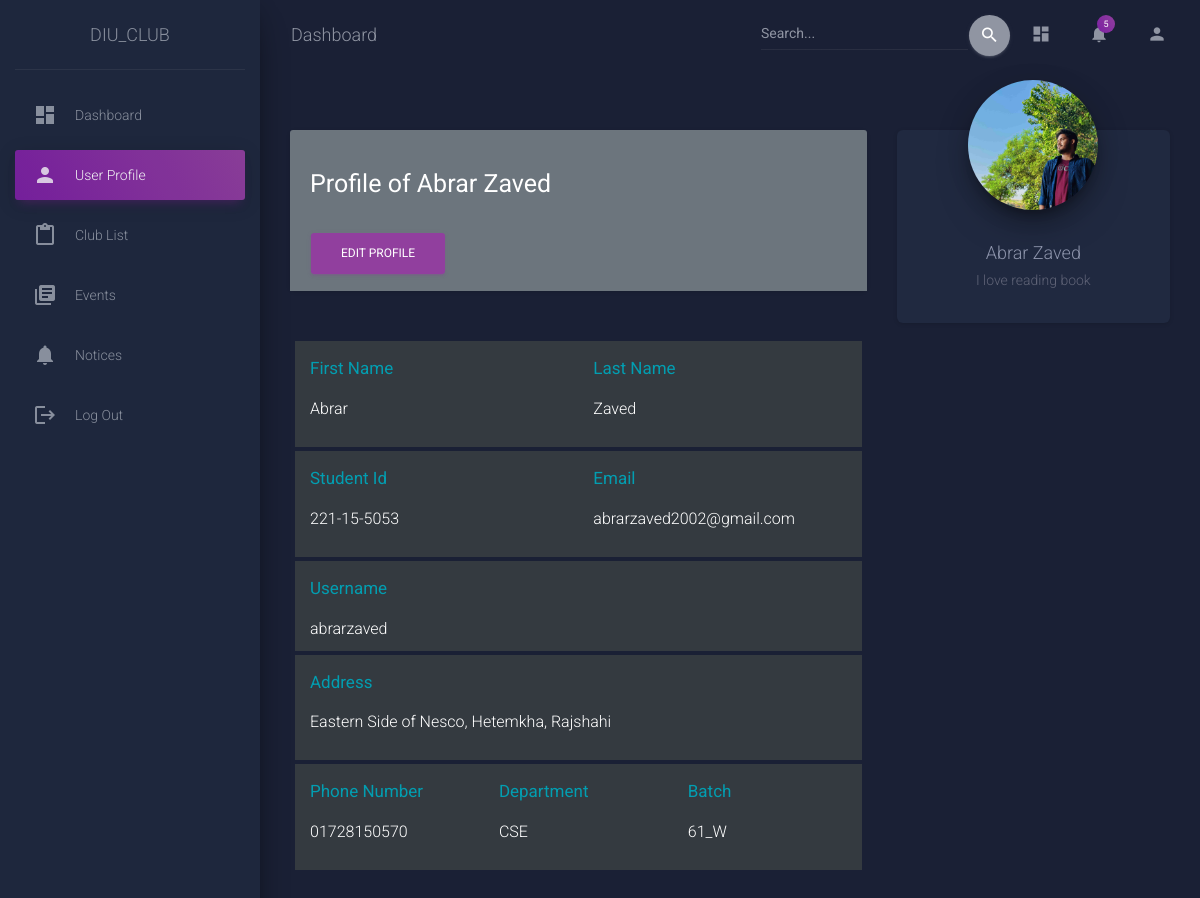
The page /user_profile (signed in) on the database its author committed.
### authentication/models.py (models this page shows, shortened)
class Student(models.Model):
    user = models.OneToOneField(User, on_delete=models.CASCADE,default=User)
    first_name = models.CharField(max_length=30,blank=False)
    last_name = models.CharField(max_length=30,blank=False)
    profile_pic = models.ImageField(upload_to='profile_pic',blank=True,default='profile_pic/new_logo.png')
    student_id = models.CharField(max_length=20,unique=True,blank=False)
    email = models.EmailField(unique=True)
    dept = models.CharField(max_length=30,blank=False)
    phone_number = models.CharField(max_length=15,unique=True,blank=False)
    batch = models.CharField(max_length=5,blank=False)
    address = models.CharField(max_length=70,blank=False)
    about_you = models.CharField(max_length=250, blank=True, null=True)

### authentication/views.py (the view)
# urls.py: path('user_profile', auth_view.user_profile,name='profile'),
def user_profile(request):
    students = Student.objects.filter(user=request.user)
    return render(request,'authentication/user.html',{"students":students})

### templates/authentication/user.html (shortened to what this page needs)
{% load static %}
<!DOCTYPE html>
<html lang="en">
<head>
  <link rel="stylesheet" href="https://maxcdn.bootstrapcdn.com/font-awesome/latest/css/font-awesome.min.css">
  <link href="{% static 'css/assets/demo/demo.css' %}" rel="stylesheet" />
  <link href="{% static 'css/assets/css/material-dashboard.css' %}" rel="stylesheet" />
</head>
<body class="dark-edition">
  <div class="wrapper">
    <div class="sidebar" data-color="purple" data-background-color="black" data-image="css/assets/img/sidebar-2.jpg">
      <div class="logo"><a href="http://www.creative-tim.com" class="simple-text logo-normal">
          DIU_CLUB
        </a></div>
      <div class="sidebar-wrapper">
        <ul class="nav">
          <li class="nav-item   ">
            <a class="nav-link" href="{% url 'dashboard' %}">
              <i class="material-icons">dashboard</i>
              <p>Dashboard</p>
            </a>
          </li>
          <li class="nav-item active">
            <a class="nav-link" href="{% url 'profile' %}">
              <i class="material-icons">person</i>
              <p>User Profile</p>
            </a>
          </li>
          <li class="nav-item ">
            <a class="nav-link" href="{% url 'club' %}">
              <i class="material-icons">content_paste</i>
              <p>Club List</p>
            </a>
          </li>
            <li class="nav-item ">
              <a class="nav-link" href="{% url 'event' %}">
                <i class="material-icons">library_books</i>
                <p>Events</p>
              </a>
            </li>
            <li class="nav-item ">
              <a class="nav-link" href="{% url 'notice' %}">
                <i class="material-icons">notifications</i>
                <p>Notices</p>
              </a>
            </li>
          <li class="nav-item ">
            <a class="nav-link" href="{% url 'logout' %}">
              <i class="material-icons">logout</i>
              <p>Log Out</p>
            </a>
          </li>
        </ul>
      </div>
    </div>
    <div class="main-panel">
      <nav class="navbar navbar-expand-lg navbar-transparent navbar-absolute fixed-top " id="navigation-example">
        <div class="container-fluid">
          <div class="navbar-wrapper">
            <a class="navbar-brand" href="javascript:void(0)">Dashboard</a>
          </div>
          <div class="collapse navbar-collapse justify-content-end">
            <form class="navbar-form">
              <div class="input-group no-border">
                <input type="text" value="" class="form-control" placeholder="Search...">
                <button type="submit" class="btn btn-default btn-round btn-just-icon">
                  <i class="material-icons">search</i>
                  <div class="ripple-container"></div>
                </button>
              </div>
            </form>
            <ul class="navbar-nav">
              <li class="nav-item">
                <a class="nav-link" href="{% url 'dashboard' %}">
                  <i class="material-icons">dashboard</i>
                </a>
              </li>
              <li class="nav-item dropdown">
                <a class="nav-link" href="javscript:void(0)" id="navbarDropdownMenuLink" data-toggle="dropdown" aria-haspopup="true" aria-expanded="false">
                  <i class="material-icons">notifications</i>
                  <span class="notification">5</span>
                </a>
              </li>
              <li class="nav-item">
                <a class="nav-link" href="{% url 'profile' %}">
                  <i class="material-icons">person</i>
                </a>
              </li>
            </ul>
          </div>
        </div>
      </nav>
      <div class="content">
        <div class="container-fluid">
          <div class="row">
            {% for student in students  %}
            <div class="col-md-8">
              <div class="card">
                  <div class="card-header bg-secondary">
                    <br><h3 class="card-title text-white"><strong>Profile of {{student.user.get_full_name}}</strong></h3><br>
                      <div>
                        <a href="{% url 'user_edit' student.id %}" class="btn btn-primary">Edit Profile</a>
                      </div>
                  </div>
                </div>
                <div class="card-body">
                  <div>
                    <div class="row row mb-1 bg-dark text-white">
                      <div class="col-md-6">
                        <div class="form-group">
                          <p><strong><h5 class="text-info">First Name</h5></strong></p>
                          <p>{{student.first_name}}</p>
                        </div>
                      </div>
                      <div class="col-md-6">
                        <div class="form-group">
                          <p><strong><h5 class="text-info">Last Name</h5></strong></p>
                          <p>{{student.last_name}}</p>
                        </div>
                      </div>
                    </div>
                    <div class="row mb-1 bg-dark text-white ">
                      <div class="col-md-6">
                        <div class="form-group">
                          <p><strong><h5 class="text-info">Student Id</h5></strong></p>
                          <p>{{student.student_id}}</p>
                        </div>
                      </div>
                      <div class="col-md-6 ">
                        <div class="form-group">
                          <p><strong><h5 class="text-info">Email</h5></strong></p>
                          <p>{{student.email}}</p>
                        </div>
                      </div>
                    </div>
                    <div class="row row mb-1 bg-dark text-white">
                      <div class="col-md-12  ">
                          <div class="form-group">
                              <p><strong><h5 class="text-info">Username</h5></strong></p>
                              {{ user}}
                          </div>
                      </div>
                    </div>
                    <div class="row row mb-1 bg-dark text-white">
                      <div class="col-md-12  ">
                        <div class="form-group">
                          <p><strong><h5 class="text-info">Address</h5></strong></p>
                          <p>{{student.address}}</p>
                        </div>
                      </div>
                    </div>
                    <div class="row row mb-1 bg-dark text-white">
                      <div class="col-md-4  ">
                        <div class="form-group">
                          <p><strong><h5 class="text-info">Phone Number</h5></strong></p>
                          <p>{{student.phone_number}}</p>
                        </div>
                      </div>
                      <div class="col-md-4  ">
                        <div class="form-group">
                          <p><strong><h5 class="text-info">Department</h5></strong></p>
                          <p>{{student.dept}}</p>
                        </div>
                      </div>
                      <div class="col-md-4 ">
                        <div class="form-group">
                          <p><strong><h5 class="text-info">Batch</h5></strong></p>
                          <p>{{student.batch}}</p>
                        </div>
                      </div>
                    </div>
                    <div class="row">
                      <div class="col-md-12">
                        <div class="form-group">
                        </div>
                      </div>
                    </div>
                </div>
              </div>
            </div>
            <div class="col-md-4">
              <div class="card card-profile">
                <div class="card-avatar">
                  <img class="img" src="{{ student.profile_pic.url }}">
                </div>
                <div class="card-body">
                  <h4 class="card-title">{{student.user.get_full_name}}</h4>
                  <p class="card-description">
                    {{student.about_you}}
                  </p>
                </div>
              </div>
            </div>
          </div>
          {% endfor %}
        </div>
      </div>
    </div>
  </body>
</html>

### rows shown on the page
Student: user.get_full_name "Abrar Zaved", first_name "Abrar", last_name "Zaved", student_id "221-15-5053", email "abrarzaved2002@gmail.com", address "Eastern Side of Nesco, Hetemkha, Rajshahi", phone_number "01728150570", dept "CSE", batch "61_W", profile_pic (picture), about_you "I love reading book"

### other values the page prints
{{ user }} "abrarzaved"
